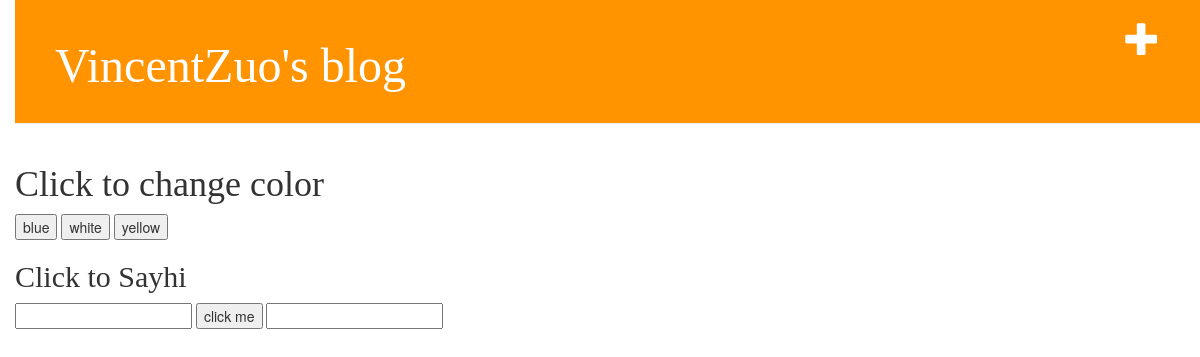
The app's page /, older data.
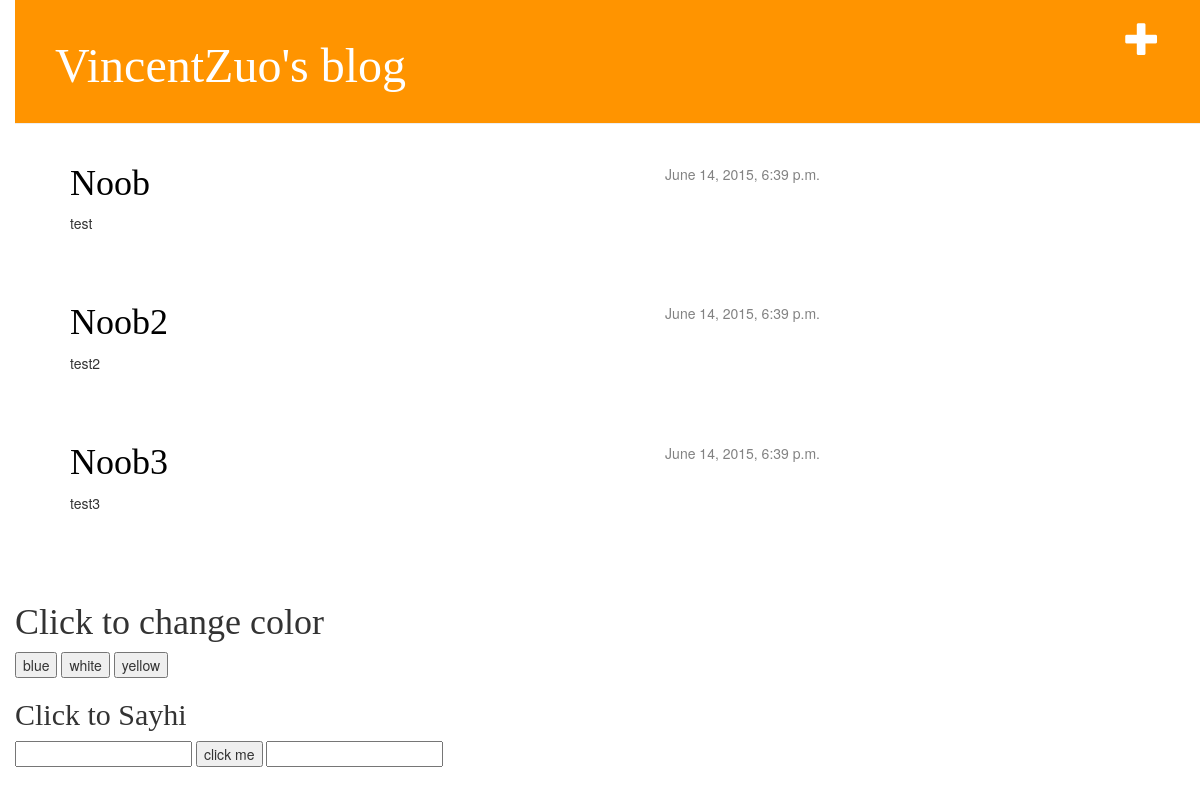
The same page, newer data.
### blog/models.py (models this page shows, shortened)
class Post(models.Model):
    author = models.ForeignKey('auth.User')
    title = models.CharField(max_length=200)
    text = models.TextField()
    created_date = models.DateTimeField(
            default=timezone.now)
    published_date = models.DateTimeField(
            blank=True, null=True)

### blog/views.py (the view)
# urls.py: url(r'^$', views.post_list),
def post_list(request):
    posts = Post.objects.filter(published_date__lte=timezone.now()).order_by('title')
    return render(request, 'blog/post_list.html', {'posts': posts})

### blog/templates/blog/post_list.html
{% extends "blog/base.html" %}
{% block content %}
    {% for post in posts %}
        <div class="post">
            <div class="date">
                {{ post.published_date }}
            </div>
            <h1><a href="{% url "blog.views.post_detail" pk=post.pk %}">{{ post.title }}</a></h1>
            <p>{{ post.text|linebreaks }}</p>
        </div>
    {% endfor %}
{% endblock content %}

Row changes from the older to the newer data that the page shows:
added Post: published_date "June 14, 2015, 6:39 p.m.", title "Noob", text "test"
added Post: published_date "June 14, 2015, 6:39 p.m.", title "Noob2", text "test2"
added Post: published_date "June 14, 2015, 6:39 p.m.", title "Noob3", text "test3"
